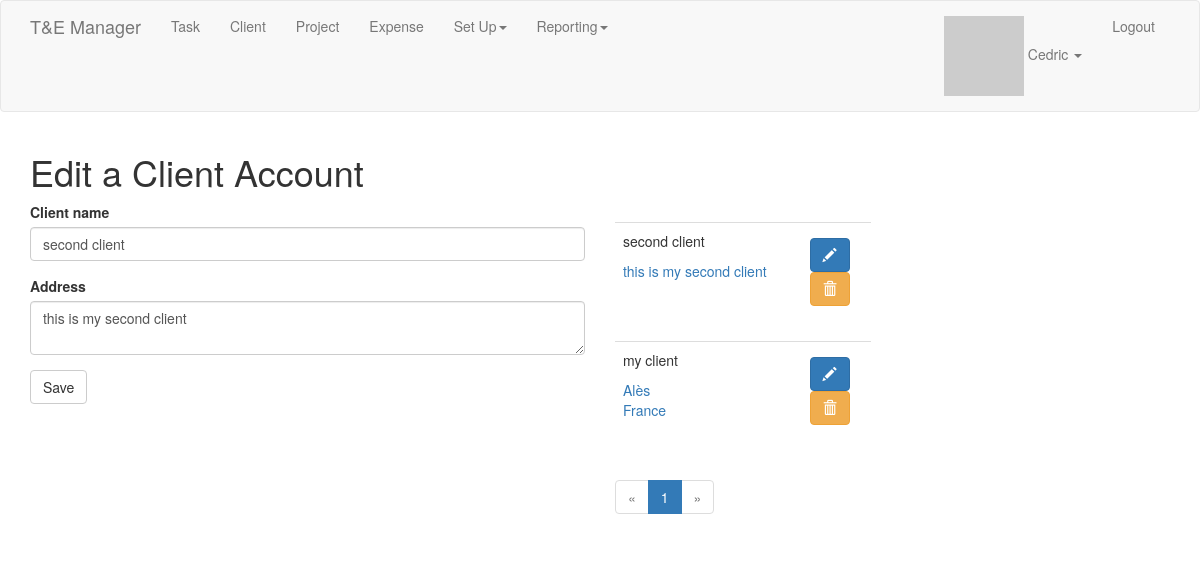
/edit_client/2 (signed in), run on an earlier commit of the app's database.
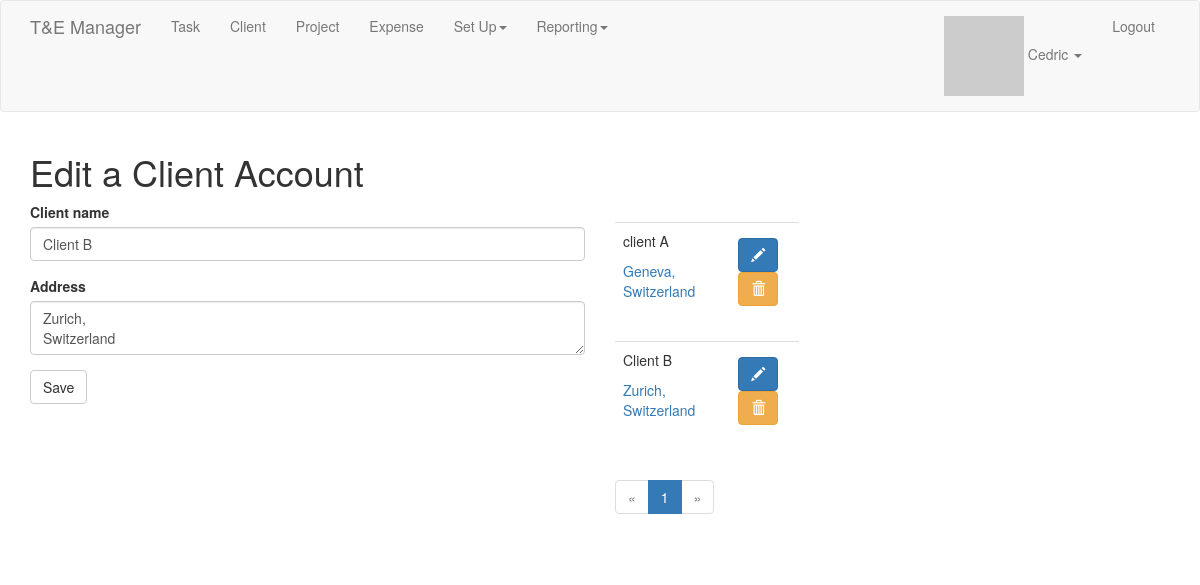
And on a later commit of the database.
### app/models.py (models this page shows, shortened)
class Client(db.Model):
    id = db.Column(db.Integer, primary_key=True)
    name = db.Column(db.String(64), index=True)
    user_id = db.Column(db.Integer, db.ForeignKey('user.id'))
    address = db.Column(db.String(128))
    tasks = db.relationship('Task', backref='client_task', lazy='dynamic')
    projects = db.relationship('Project', backref='client_project', lazy='dynamic')

### app/clients/routes.py (the view)
@bp.route('/edit_client/<id>', methods=['GET', 'POST'])
@login_required
def edit_client(id):
    client = Client.query.filter_by(id=id).first()
    form = EditClientForm()
    if form.validate_on_submit():
        client.name = form.name.data
        client.address = form.address.data
        db.session.add(client)
        db.session.commit()
        flash('Your changes have been saved.', 'success')
        return redirect(url_for('clients.add_client'))
    elif request.method == 'GET':
        form.name.data = client.name
        form.address.data = client.address
    page = request.args.get('page', 1, type=int)
    pagination = Client.query.order_by(Client.name.desc()).paginate(page, 5, False)
    clients = pagination.items
    return render_template('clients/edit_client.html', title='Edit Client', form=form, clients=clients,
                           pagination=pagination)

### app/clients/forms.py
class EditClientForm(FlaskForm):
    name = StringField('Client name', validators=[DataRequired()])
    address = TextAreaField('Address', validators=[Length(min=0, max=128)])
    submit = SubmitField('Save')

### app/main/__init__.py (called while the page is built)
@bp.app_context_processor
def inject_permissions():
    return dict(Permission=Permission)

### app/main/routes.py (called while the page is built)
@bp.before_app_request
def before_request():
    if current_user.is_authenticated:
        current_user.last_seen = datetime.utcnow()
        db.session.commit()

### app/models.py (called while the page is built)
@login.user_loader
def load_user(id):
    return User.query.get(int(id))

    def avatar(self, size):
        digest = md5(self.email.lower().encode('utf-8')).hexdigest()
        return 'https://www.gravatar.com/avatar/{}?d=identicon&s={}'.format(digest, size)

    def can(self, permissions):
        return self.role is not None and (self.role.permissions & permissions) == permissions

### app/templates/clients/edit_client.html
{% extends "base.html" %}
{% import 'bootstrap/wtf.html' as wtf %}
{% import "_macros.html" as macros %}
{% block app_content %}
    <h1>Edit a Client Account</h1>
    <div class="row">
        <div class="col-md-6">
            {% if current_user.can(Permission.WRITE) %}
            {{ wtf.quick_form(form) }}
            {% endif %}
        </div>
        <div class="col-md-6">
            <div class="pagination">
                {% for client in clients %}
                    {% include 'clients/_client.html' %}
                {% endfor %}
            {{ macros.pagination_widget(pagination, 'clients.add_client') }}
            </div>
        </div>
    </div>
{% endblock %}

### app/templates/clients/_client.html
<table class="table table-hover">
    <tr>
        <td>
            <div class="row">
                <div class="col-md-9">
                    <p>{{ client.name }}</p>
                    {% autoescape false %}
                    <a href="http://maps.google.com/?q={{ client.address | replace("\n", " ") }}">{{ client.address | replace("\n", "<br/>") }}</a>
                    {%  endautoescape %}
                </div>
                <div class="col-md-3">
                    <div class="btn pull-right">
                        <a class="btn btn-primary" href="{{ url_for('clients.edit_client', id=client.id) }}"><span class="glyphicon glyphicon-pencil"></span></a>
                        {% if current_user.is_administrator %}
                            <form method="post" action="{{ url_for('clients.delete_client', id=client.id) }}"><button type="submit" class="btn btn-warning"><span class="glyphicon glyphicon-trash"></span></button></form>
                        {% endif %}
                    </div>
                </div>
            </div>
        </td>
    </tr>
</table>

What changed in the data, as far as the page shows it:
changed Client: name "second client" → "Client B"; address "this is my second client" → "Zurich, Switzerland"
changed Client: name "my client" → "client A"; address "Alès France" → "Geneva, Switzerland"; moves up the list
